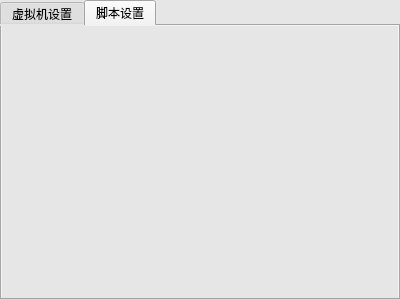
<?xml version="1.0" encoding="UTF-8"?>
<ui version="4.0">
 <class>control</class>
 <widget class="QWidget" name="control">
  <property name="geometry">
   <rect>
    <x>0</x>
    <y>0</y>
    <width>400</width>
    <height>300</height>
   </rect>
  </property>
  <property name="windowTitle">
   <string>Form</string>
  </property>
  <property name="styleSheet">
   <string notr="true">background-color: rgb(230, 230, 230);</string>
  </property>
  <layout class="QVBoxLayout" name="verticalLayout">
   <property name="spacing">
    <number>0</number>
   </property>
   <property name="leftMargin">
    <number>0</number>
   </property>
   <property name="topMargin">
    <number>0</number>
   </property>
   <property name="rightMargin">
    <number>0</number>
   </property>
   <property name="bottomMargin">
    <number>0</number>
   </property>
   <item>
    <widget class="QTabWidget" name="tabWidget">
     <property name="styleSheet">
      <string notr="true">background-color: rgb(230, 230, 230);</string>
     </property>
     <property name="currentIndex">
      <number>1</number>
     </property>
     <property name="movable">
      <bool>false</bool>
     </property>
     <widget class="QWidget" name="tab">
      <attribute name="title">
       <string>虚拟机设置</string>
      </attribute>
     </widget>
     <widget class="QWidget" name="tab_2">
      <attribute name="title">
       <string>脚本设置</string>
      </attribute>
     </widget>
    </widget>
   </item>
  </layout>
 </widget>
 <resources/>
 <connections/>
</ui>
